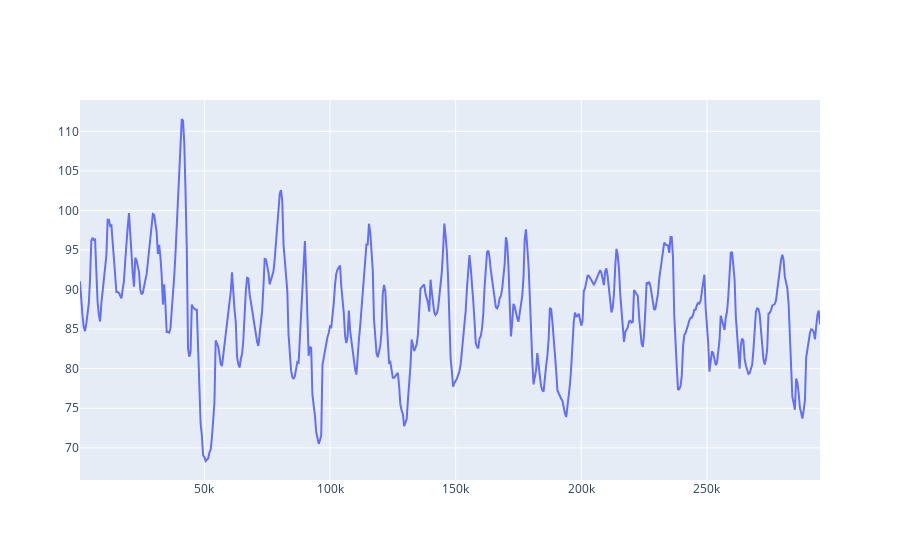

Notebook code cell kept with this figure:
### Code cell
import pandas as pd
import plotly.graph_objects as go

subject = 5

df_bpm = pd.read_csv(f'c3_muse_stress/feature_segments/BPM/{subject}.csv')

fig = go.Figure()
fig.add_trace(go.Scatter(x=df_bpm['timestamp'], y=df_bpm['BPM'], mode='lines', name='BPM'))
fig.show()

### Figure 1 — Plotly figure (JSON) as saved in the notebook; plotly's stock layout.template omitted (floating-point values rounded to 4 significant figures; data arrays with more than 128 entries replaced by an {"elided": "..."} marker saying what was removed)
{"data": [{"mode": "lines", "name": "BPM", "type": "scatter", "x": {"elided": "590 int values"}, "y": {"elided": "590 float values"}}], "layout": {}}
